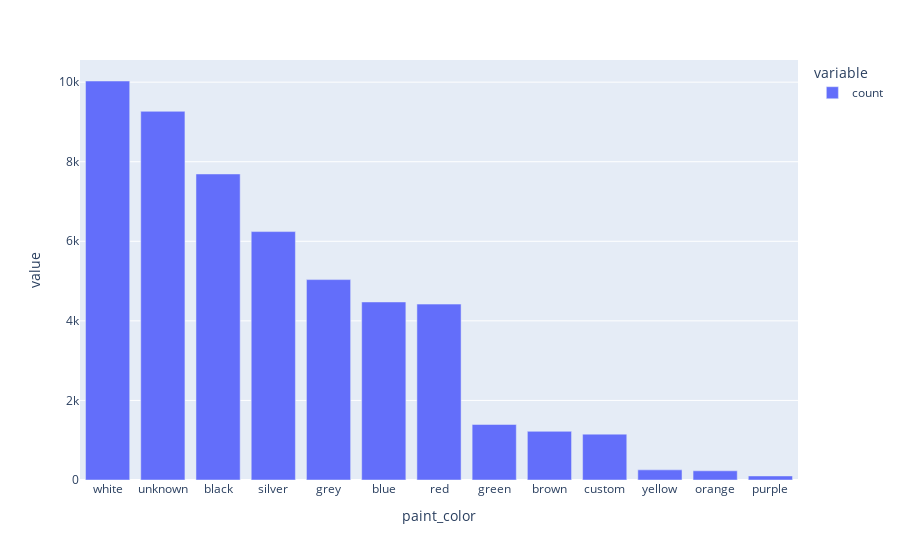

Here is the notebook cell this chart was saved with:
### Code cell
#making a graph color of the cars for each type of car

px.bar(car_colors,)

### Figure 1 — Plotly figure (JSON) as saved in the notebook; plotly's stock layout.template omitted (floating-point values rounded to 4 significant figures)
{"data": [{"alignmentgroup": "True", "hovertemplate": "variable=count<br>paint_color=%{x}<br>value=%{y}<extra></extra>", "legendgroup": "count", "marker": {"color": "#636efa", "pattern": {"shape": ""}}, "name": "count", "offsetgroup": "count", "orientation": "v", "showlegend": true, "textposition": "auto", "type": "bar", "x": ["white", "unknown", "black", "silver", "grey", "blue", "red", "green", "brown", "custom", "yellow", "orange", "purple"], "xaxis": "x", "y": [10029, 9267, 7692, 6244, 5037, 4475, 4421, 1396, 1223, 1153, 255, 231, 102], "yaxis": "y"}], "layout": {"barmode": "relative", "legend": {"title": {"text": "variable"}, "tracegroupgap": 0}, "margin": {"t": 60}, "xaxis": {"anchor": "y", "domain": [0, 1], "title": {"text": "paint_color"}}, "yaxis": {"anchor": "x", "domain": [0, 1], "title": {"text": "value"}}}}
